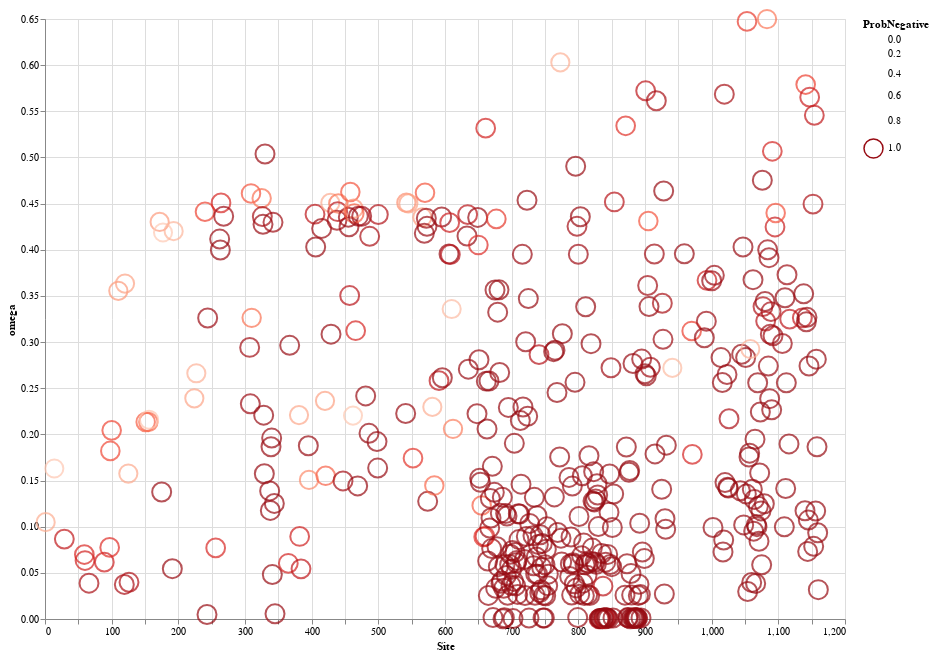

Here is the notebook cell this chart was saved with:
### Code cell
# Negative sites

negative_sites["BayesFactor"] = negative_sites["BayesFactor[alpha<beta]"]
negative_sites["ProbNegative"] = negative_sites["Prob[alpha>beta]"]
negative_sites["ProbPositive"] = negative_sites["Prob[alpha<beta]"]

source = negative_sites

line = alt.Chart(source).mark_point().encode(
    x= 'Site',
    y= 'omega',
    color=alt.Color('ProbNegative', scale=alt.Scale(scheme='reds', reverse=False)),
    size=alt.Size('ProbNegative', scale=alt.Scale(reverse=False))
).properties(
    width=800,
    height=600)

line

### Figure 1 — Vega-Lite specification as saved in the notebook (floating-point values rounded to 4 significant figures; data arrays with more than 128 entries replaced by an {"elided": "..."} marker saying what was removed)
{"config": {"view": {"continuousWidth": 400, "continuousHeight": 300}}, "data": {"name": "data-888b906fb8b388b0871eaf558652bd72"}, "mark": "point", "encoding": {"color": {"type": "quantitative", "field": "ProbNegative", "scale": {"reverse": false, "scheme": "reds"}}, "size": {"type": "quantitative", "field": "ProbNegative", "scale": {"reverse": false}}, "x": {"type": "quantitative", "field": "Site"}, "y": {"type": "quantitative", "field": "omega"}}, "height": 600, "width": 800, "$schema": "https://vega.github.io/schema/vega-lite/v4.8.1.json", "datasets": {"data-888b906fb8b388b0871eaf558652bd72": {"elided": "418 records"}}}
